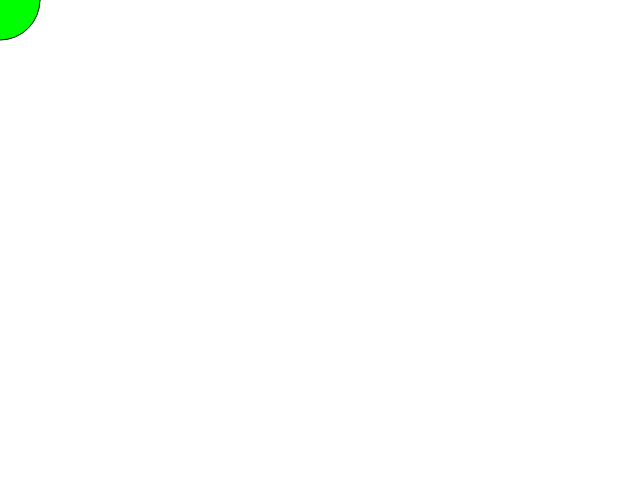
Frame 1 (no input)
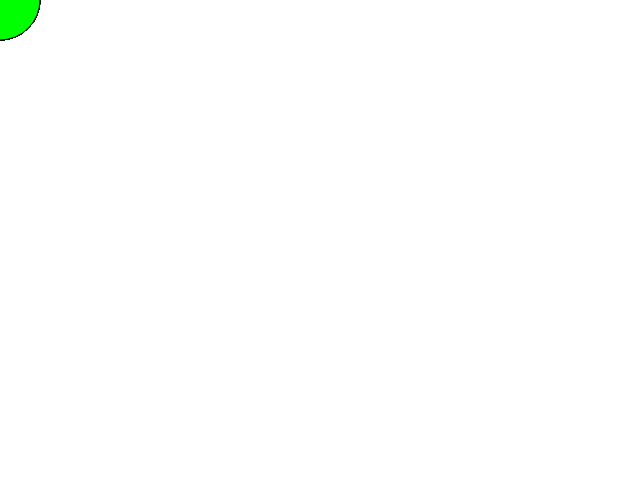
Frame 60 (no input)
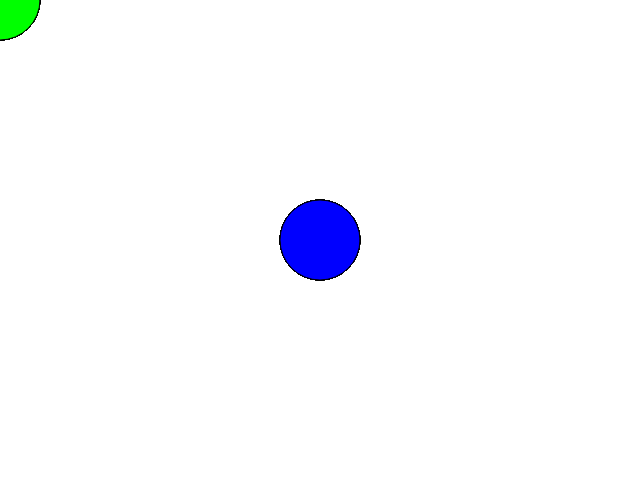
Frame 120 (the mouse pressed at the canvas centre since frame 60)

The p5.js sketch that drew these frames (run headless with seeded random() and noise() and a simulated clock; from frame 60 on, the mouse is pressed at the canvas centre):

// p5.js sketch
// ── sketch.js
function setup() {
  createCanvas(640, 480);
}

function draw() {
  if (mouseIsPressed) {
    fill(0, 0, 255);
  } else {
    fill(0, 255, 0);
  }
  ellipse(mouseX, mouseY, 80, 80);
}
